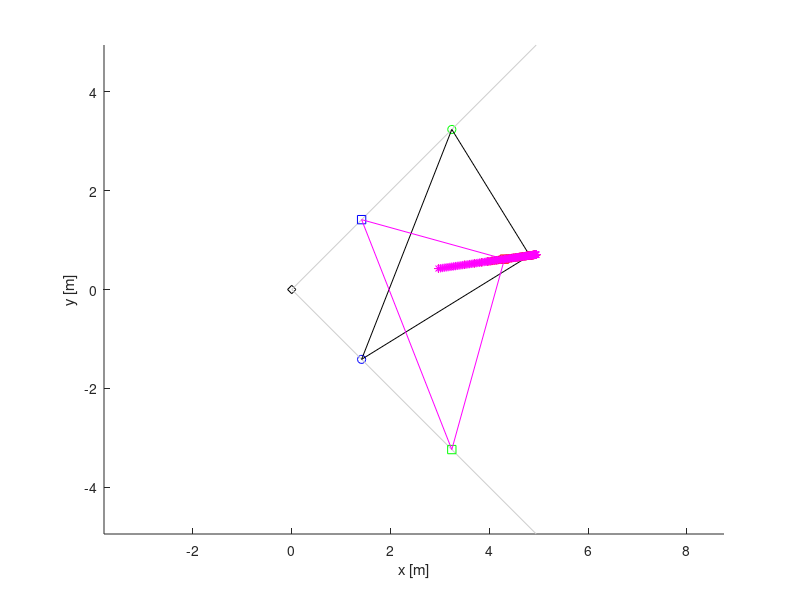

This figure's MATLAB source:
%%%%%%%%%%%%%%%%%%%%%%%%%%%%%%%%%%%%%%%%%%%%%%%%%%%%%%%%%%%%%%%%%%%%%%%%%%%
% October 3, 2016
% Philip LONG et St�phane CARO
% 
% Subject : Direct Geometric Model of the PRRP mechanism
% The PRRP mechanism is a subset of the scissor mechanism (deployale
% mechanism)
%
% Geometric parameters: l1, l2, l3, alpha
% Input variable: rhoA
% Output variable : xE, yE
%%%%%%%%%%%%%%%%%%%%%%%%%%%%%%%%%%%%%%%%%%%%%%%%%%%%%%%%%%%%%%%%%%%%%%%%%%%

%% M�canisme 1 : PRRP

% function [xE,yE] = fun(rhoA,param) 
% 
% % Geometric parameters
% l1 = param(1); %[m]
% l2 = param(2); %[m] 
% l3 = param(3); %[m]
% alpha = param(4); %[rad]

clc
clear all
% % Geometric parameters
% l1 = 3; % AE en [m]
% l2 = 2; % BE en [m] 
% l3 = 4; % AB en [m]
% alpha = pi/4; %[rad]

% Geometric parameters
l1 = 4; % AE en [m]
l2 = 3; % BE en [m] 
alpha = pi/4; %[rad]
theta=pi-(2*alpha);
l3 = (l1^2 +l2^2 - 2*l1*l2*cos(theta))^0.5;



rhoA = 2;

%rhoA = sqrt(l3^2/sin(alpha)^2)

% Expression of rhoB
rhoB1 = rhoA*cos(2*alpha)-sqrt(l3^2-rhoA^2*sin(2*alpha)^2);
rhoB2 = rhoA*cos(2*alpha)+sqrt(l3^2-rhoA^2*sin(2*alpha)^2);

% Cartesian coordinates of point A
abold = rhoA*[cos(alpha) -sin(alpha)]';

% Cartesian coordinates of point B
% NB: Here, let's choose rhoB2
bbold = rhoB2*[cos(alpha) sin(alpha)]';

% Computation of beta [angle(AB,AE)]
beta = acos((l1^2+l3^2-l2^2)/(2*l1*l3));

% ub : unit vector of AB
ABvec = bbold-abold;
ABvecnorm = norm(ABvec,2);
ub = ABvec/ABvecnorm;

% Vb : unit vector normal to AB (Rot(pi/2))
Eb = [0 -1 ; 1 0];
vb = Eb*ub;

% Cartesian coordinates of point E
ebold = abold + l1*cos(beta)*ub - l1*sin(beta)*vb;

%% Plotting
figure(1)
clf
figure(1)
%grid on
hold on
plot(0,0,'kd')
plot(abold(1),abold(2),'bo')
plot(bbold(1),bbold(2),'go')
plot(ebold(1),ebold(2),'ro')

sidecone = l1+l2;
endside1 = sidecone*[cos(alpha) -sin(alpha)]';
endside2 = sidecone*[cos(alpha) sin(alpha)]';
line([0 endside1(1)],[0 endside1(2)],'Color',[.8 .8 .8])
line([0 endside2(1)],[0 endside2(2)],'Color',[.8 .8 .8])
% segment AB
line([abold(1) bbold(1)],[abold(2) bbold(2)],'Color',[0 0 0])
% segment AE
line([abold(1) ebold(1)],[abold(2) ebold(2)],'Color',[0 0 0])
% segment BE
line([bbold(1) ebold(1)],[bbold(2) ebold(2)],'Color',[0 0 0])
hold off
%axis square
axis equal
xlabel('x [m]')
ylabel('y [m]')

%% Check
norm((ebold-abold),2)
norm((ebold-bbold),2)
norm((bbold-abold),2)
% norm(abold,2)
% norm(bbold,2)


%% Point E Loci
reso = 100;
rhoAmin = 0;
rhoAmax = l3;

for rhoA = rhoAmin : (rhoAmax-rhoAmin)/reso : rhoAmax
    
%rhoA = 3;

% Expression of rhoB
rhoB1 = rhoA*cos(2*alpha)-sqrt(l3^2-rhoA^2*sin(2*alpha)^2);
rhoB2 = rhoA*cos(2*alpha)+sqrt(l3^2-rhoA^2*sin(2*alpha)^2);

% Cartesian coordinates of point A
abold = rhoA*[cos(alpha) -sin(alpha)]';

% Cartesian coordinates of point B
% NB: Here, let's choose rhoB2
bbold = rhoB2*[cos(alpha) sin(alpha)]';

% Computation of beta [angle(AB,AE)]
beta = acos((l1^2+l3^2-l2^2)/(2*l1*l3));

% ub : unit vector of AB
ABvec = bbold-abold;
ABvecnorm = norm(ABvec,2);
ub = ABvec/ABvecnorm;

% Vb : unit vector normal to AB (Rot(pi/2))
Eb = [0 -1 ; 1 0];
vb = Eb*ub;

% Cartesian coordinates of point E
ebold = abold + l1*cos(beta)*ub - l1*sin(beta)*vb

figure(1)
hold on
plot(ebold(1),ebold(2),'r+')
hold off
    
end



%% M�canisme 2 : PRRP

% % Geometric parameters
% l4 = 3; % CE2 en [m]
% l5 = 2; % DE2 en [m] 
% l6 = 4; % DC en [m]
% alpha = pi/4; %[rad]

% Geometric parameters
l4 = l2; % CE2 en [m]
l5 = l1; % DE2 en [m] 
alpha = pi/4; %[rad]
theta2=pi-(2*alpha);
l6 = (l4^2 +l5^2 - 2*l4*l5*cos(theta2))^0.5

rhoC = 2;

%rhoA = sqrt(l3^2/sin(alpha)^2)

% Expression of rhoD
rhoD1 = rhoC*cos(2*alpha)-sqrt(l6^2-rhoC^2*sin(2*alpha)^2);
rhoD2 = rhoC*cos(2*alpha)+sqrt(l6^2-rhoC^2*sin(2*alpha)^2);

% Cartesian coordinates of point C
cbold = rhoC*[cos(alpha) sin(alpha)]';

% Cartesian coordinates of point D
% NB: Here, let's choose rhoD2
dbold = rhoD2*[cos(alpha) -sin(alpha)]';

% Computation of beta [angle(AB,AE)]
beta2 = acos((l5^2+l6^2-l4^2)/(2*l5*l6));

% ub2 : unit vector of DC
DCvec = cbold-dbold;
DCvecnorm = norm(DCvec,2);
ub2 = DCvec/DCvecnorm;

% Vb : unit vector normal to AB (Rot(pi/2))
Eb = [0 -1 ; 1 0];
vb2 = Eb*ub2;

% Cartesian coordinates of point E2
e2bold = dbold + l5*cos(beta2)*ub2 - l5*sin(beta2)*vb2;

%% Plotting
figure(1)
%grid on
hold on
plot(cbold(1),cbold(2),'bs')
plot(dbold(1),dbold(2),'gs')
plot(e2bold(1),e2bold(2),'rs')

% sidecone = l1+l2;
% endside1 = sidecone*[cos(alpha) -sin(alpha)]';
% endside2 = sidecone*[cos(alpha) sin(alpha)]';
% line([0 endside1(1)],[0 endside1(2)],'Color',[.8 .8 .8])
% line([0 endside2(1)],[0 endside2(2)],'Color',[.8 .8 .8])
% segment CD
line([cbold(1) dbold(1)],[cbold(2) dbold(2)],'Color',[1 0 1])
% segment CE
line([cbold(1) e2bold(1)],[cbold(2) e2bold(2)],'Color',[1 0 1])
% segment DE
line([dbold(1) e2bold(1)],[dbold(2) e2bold(2)],'Color',[1 0 1])
hold off
%axis square
axis equal
xlabel('x [m]')
ylabel('y [m]')

%% Check
norm((e2bold-cbold),2)
norm((e2bold-dbold),2)
norm((dbold-cbold),2)
% norm(abold,2)
% norm(bbold,2)


%% Point E2 Loci
reso = 100;
rhoCmin = 0;
rhoCmax = l6;

for rhoC = rhoCmin : (rhoCmax-rhoCmin)/reso : rhoCmax

% Expression of rhoD
rhoD1 = rhoC*cos(2*alpha)-sqrt(l6^2-rhoC^2*sin(2*alpha)^2);
rhoD2 = rhoC*cos(2*alpha)+sqrt(l6^2-rhoC^2*sin(2*alpha)^2);

% Cartesian coordinates of point C
cbold = rhoC*[cos(alpha) sin(alpha)]';

% Cartesian coordinates of point D
% NB: Here, let's choose rhoD2
dbold = rhoD2*[cos(alpha) -sin(alpha)]';

% Computation of beta [angle(AB,AE)]
beta2 = acos((l5^2+l6^2-l4^2)/(2*l5*l6));

% ub2 : unit vector of DC
DCvec = cbold-dbold;
DCvecnorm = norm(DCvec,2);
ub2 = DCvec/DCvecnorm;

% Vb : unit vector normal to AB (Rot(pi/2))
Eb = [0 -1 ; 1 0];
vb2 = Eb*ub2;

% Cartesian coordinates of point E2
e2bold = dbold + l5*cos(beta2)*ub2 - l5*sin(beta2)*vb2;

figure(1)
hold on
plot(e2bold(1),e2bold(2),'m*')
hold off
    
end



